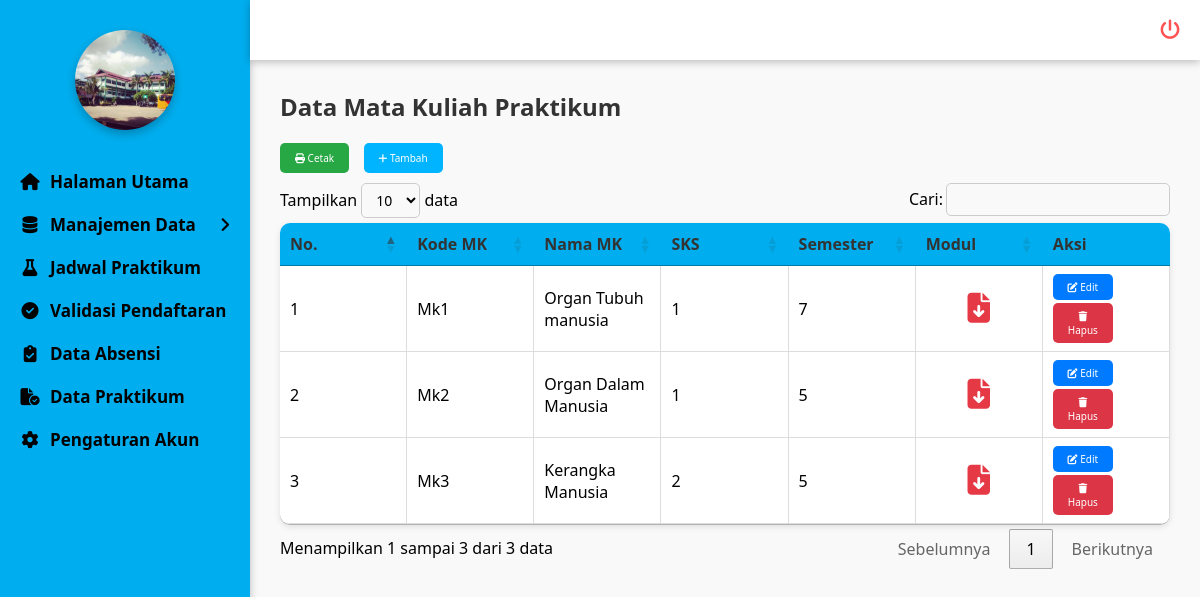
Screenshot of /admin/mk_praktikum/mk_praktikum.php (signed in) with the database file from the repository.
### tables this page shows
CREATE TABLE `matakuliah_praktikum` (
  `id` int NOT NULL,
  `kode_mk` varchar(20) NOT NULL,
  `nama_mk` varchar(100) NOT NULL,
  `sks` int NOT NULL,
  `semester` varchar(10) NOT NULL,
  `id_semester` int DEFAULT NULL,
  `modul` varchar(255) DEFAULT NULL
);

### admin/mk_praktikum/mk_praktikum.php (the view, shortened to what this page needs)
<?php
include '../../koneksi/sidebar.php';
include '../../koneksi/koneksi.php';
?>
<link rel="stylesheet" href="https://cdn.datatables.net/1.13.6/css/jquery.dataTables.min.css">
<link rel="stylesheet" href="https://cdnjs.cloudflare.com/ajax/libs/font-awesome/6.5.0/css/all.min.css">
<div class="konten-utama">
  <h2>Data Mata Kuliah Praktikum</h2>
  <button class="tombol tombol-cetak"><i class="fa-solid fa-print"></i> Cetak</button>
  <button class="tombol tombol-tambah" onclick="tambahMK()"><i class="fa-solid fa-plus"></i> Tambah</button>
  <table id="tabel-mk" class="tabel-data">
    <thead>
      <tr>
        <th>No.</th>
        <th>Kode MK</th>
        <th>Nama MK</th>
        <th>SKS</th>
        <th>Semester</th>
        <th>Modul</th>
        <th>Aksi</th>
      </tr>
    </thead>
    <tbody>
      <?php
      $no=1;
      $query = mysqli_query($conn,"SELECT * FROM matakuliah_praktikum ORDER BY id ASC");
      while($row=mysqli_fetch_assoc($query)) {
      ?>
      <tr>
        <td data-label="No"><?php echo $no++; ?></td>
        <td data-label="Kode MK"><?php echo $row['kode_mk']; ?></td>
        <td data-label="Nama MK"><?php echo $row['nama_mk']; ?></td>
        <td data-label="Sks"><?php echo $row['sks']; ?></td>
        <td data-label="Semester"><?php echo $row['semester']; ?></td>
       <td data-label="Modul" class="modul-cell">
  <?php if ($row['modul']) { ?>
    <a href="../../uploads/modul/<?php echo $row['modul']; ?>" target="_blank" title="Lihat Modul PDF">
      <i class="fa-solid fa-file-arrow-down" style="font-size:22px; color:#e63946;"></i>
    </a>
  <?php } else { ?>
    <span style="color:#aaa;">-</span>
  <?php } ?>
</td>
        <td data-label="Aksi">
          <button class="tombol tombol-edit" onclick="editMK(<?php echo $row['id']; ?>)"><i class="fa-solid fa-pen-to-square"></i> Edit</button>
          <button class="tombol tombol-hapus" onclick="hapusMK(<?php echo $row['id']; ?>)"><i class="fa-solid fa-trash"></i> Hapus</button>
        </td>
      </tr>
      <?php } ?>
    </tbody>
  </table>
</div>

### koneksi/sidebar.php (style rules this page uses)
* { margin: 0; padding: 0; box-sizing: border-box; font-family: 'Segoe UI', Tahoma, Geneva, Verdana, sans-serif; }
body { display: flex; min-height: 100vh; background: #f3f3f3; overflow-x: hidden; }

### admin/mk_praktikum/mk_praktikum.php (style rules this page uses)
.konten-utama { margin-left:250px; margin-top:60px; padding:30px; min-height:calc(100vh - 60px); background:#f9f9f9; font-family:Arial,sans-serif; }
.konten-utama h2 { margin-bottom:20px; color:#333; }
.tombol { border:none; border-radius:5px; cursor:pointer; color:white; font-size:10px; transition:0.3s; }
.tombol-edit { background:#007bff; width:60px; margin-bottom:3px; padding:6px 10px; }
.tombol-hapus { background:#dc3545; width:60px; padding:6px 10px; }
.tombol-cetak { background:#28a745; margin-right:10px; padding:8px 15px; }
.tombol-tambah { background:#00b4ff; margin-bottom:10px; padding:8px 15px; }
.tabel-data { width:100%; border-collapse:collapse; background:white; border-radius:10px; overflow:hidden; box-shadow:0 2px 6px rgba(0,0,0,0.1); table-layout:fixed; }
.tabel-data th { background:#00AEEF; color:#333; text-align:left; padding:12px 15px; }
.tabel-data td { padding:12px 15px; border-bottom:1px solid #ddd; border-right:1px solid #ddd; }
.modul-cell { text-align: center; }
.modul-cell a i { font-size: 30px !important; }

### rows the page displays
matakuliah_praktikum: kode_mk "Mk1", nama_mk "Organ Tubuh manusia", sks "1", semester "7"
matakuliah_praktikum: kode_mk "Mk2", nama_mk "Organ Dalam Manusia", sks "1", semester "5"
matakuliah_praktikum: kode_mk "Mk3", nama_mk "Kerangka Manusia", sks "2", semester "5"
